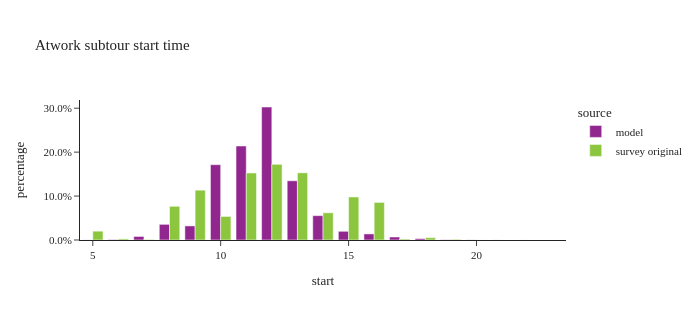

Here is the notebook cell this chart was saved with:
### Markdown cell above
## atwork subtours start time

### Code cell
util.plot_share_barchart(atwork_subtour, 'tour_weight', 'start', height=320,title="Atwork subtour start time")

### Figure 1 — Plotly figure (JSON) as saved in the notebook; plotly's stock layout.template omitted (floating-point values rounded to 4 significant figures)
{"data": [{"alignmentgroup": "True", "customdata": [[43.0, 43.0], [201.0, 201.0], [1837.0, 1837.0], [8118.0, 8118.0], [7305.0, 7305.0], [39050.0, 39050.0], [48740.0, 48740.0], [68960.0, 68960.0], [30700.0, 30700.0], [12620.0, 12620.0], [4505.0, 4505.0], [3153.0, 3153.0], [1571.0, 1571.0], [714.0, 714.0], [135.0, 135.0], [75.0, 75.0], [30.0, 30.0], [21.0, 21.0], [2.0, 2.0]], "hovertemplate": "source=model<br>start=%{x}<br>percentage=%{y}<br>weighted_sum=%{customdata[0]}<br>sample_size=%{customdata[1]}<extra></extra>", "legendgroup": "model", "marker": {"color": "#91268F", "pattern": {"shape": ""}}, "name": "model", "offsetgroup": "model", "orientation": "v", "showlegend": true, "textposition": "auto", "type": "bar", "x": [5.0, 6.0, 7.0, 8.0, 9.0, 10.0, 11.0, 12.0, 13.0, 14.0, 15.0, 16.0, 17.0, 18.0, 19.0, 20.0, 21.0, 22.0, 23.0], "xaxis": "x", "y": [0.0001888, 0.0008824, 0.008064, 0.03564, 0.03207, 0.1714, 0.214, 0.3027, 0.1348, 0.05542, 0.01978, 0.01384, 0.006897, 0.003134, 0.0005927, 0.0003293, 0.0001317, 9.219e-05, 8.78e-06], "yaxis": "y"}, {"alignmentgroup": "True", "customdata": [[2829.0, 5.0], [352.1, 8.0], [170.3, 11.0], [10780.0, 19.0], [15950.0, 21.0], [7537.0, 28.0], [21450.0, 57.0], [24220.0, 89.0], [21500.0, 40.0], [8711.0, 21.0], [13770.0, 21.0], [12030.0, 8.0], [302.2, 7.0], [744.1, 2.0], [211.4, 2.0], [23.86, 1.0]], "hovertemplate": "source=survey original<br>start=%{x}<br>percentage=%{y}<br>weighted_sum=%{customdata[0]}<br>sample_size=%{customdata[1]}<extra></extra>", "legendgroup": "survey original", "marker": {"color": "#8CC63E", "pattern": {"shape": ""}}, "name": "survey original", "offsetgroup": "survey original", "orientation": "v", "showlegend": true, "textposition": "auto", "type": "bar", "x": [5.0, 6.0, 7.0, 8.0, 9.0, 10.0, 11.0, 12.0, 13.0, 14.0, 15.0, 16.0, 17.0, 18.0, 19.0, 20.0], "xaxis": "x", "y": [0.02012, 0.002504, 0.001211, 0.0767, 0.1134, 0.05361, 0.1526, 0.1723, 0.1529, 0.06196, 0.09796, 0.08554, 0.002149, 0.005293, 0.001504, 0.0001697], "yaxis": "y"}], "layout": {"barmode": "group", "height": 320, "legend": {"title": {"text": "source"}, "tracegroupgap": 0}, "title": {"text": "Atwork subtour start time"}, "width": 700, "xaxis": {"anchor": "y", "domain": [0.0, 1.0], "title": {"text": "start"}}, "yaxis": {"anchor": "x", "domain": [0.0, 1.0], "tickformat": ".1%", "title": {"text": "percentage"}}}}
